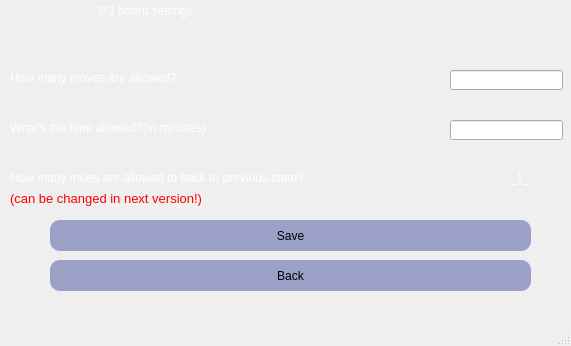
<?xml version="1.0" encoding="UTF-8"?>
<ui version="4.0">
 <class>three</class>
 <widget class="QMainWindow" name="three">
  <property name="geometry">
   <rect>
    <x>0</x>
    <y>0</y>
    <width>571</width>
    <height>346</height>
   </rect>
  </property>
  <property name="windowTitle">
   <string>MainWindow</string>
  </property>
  <property name="styleSheet">
   <string notr="true">background-color: #0a0e1a;

QLabel
{
   font: 17pt &quot;Cooper Black&quot;;
   color : rgb(255, 255, 255);
}

QPushButton
{
font: 11pt &quot;Calibri Light&quot;;
background-color : #9aa0c6;
color : rgb(0, 0, 0);
padding : 5px;
border-radius : 10px;
}
QPushButton:hover
{
color : rgb(0, 0, 0);
background-color:rgb(255,255,255);

}

QLineEdit
{
	font: 19pt &quot;MV Boli&quot;;
}
Lable
{
   font: 40pt &quot;Viner Hand ITC&quot;;
}
</string>
  </property>
  <widget class="QWidget" name="centralwidget">
   <widget class="QLabel" name="label">
    <property name="geometry">
     <rect>
      <x>10</x>
      <y>-10</y>
      <width>551</width>
      <height>41</height>
     </rect>
    </property>
    <property name="styleSheet">
     <string notr="true">
font: 17pt &quot;Cooper Black&quot;;
color : rgb(255, 255, 255);</string>
    </property>
    <property name="text">
     <string>                          3*3 board settings</string>
    </property>
   </widget>
   <widget class="QLabel" name="label_2">
    <property name="geometry">
     <rect>
      <x>10</x>
      <y>70</y>
      <width>325</width>
      <height>16</height>
     </rect>
    </property>
    <property name="styleSheet">
     <string notr="true">
font: 13pt &quot;Cooper Black&quot;;
color : rgb(255, 255, 255);</string>
    </property>
    <property name="text">
     <string>How many moves are allowed?</string>
    </property>
   </widget>
   <widget class="QLabel" name="label_3">
    <property name="geometry">
     <rect>
      <x>10</x>
      <y>120</y>
      <width>325</width>
      <height>16</height>
     </rect>
    </property>
    <property name="styleSheet">
     <string notr="true">
font: 13pt &quot;Cooper Black&quot;;
color : rgb(255, 255, 255);</string>
    </property>
    <property name="text">
     <string>What's the time allowed?(in minutes)</string>
    </property>
   </widget>
   <widget class="QLabel" name="label_4">
    <property name="geometry">
     <rect>
      <x>10</x>
      <y>170</y>
      <width>481</width>
      <height>16</height>
     </rect>
    </property>
    <property name="styleSheet">
     <string notr="true">
font: 13pt &quot;Cooper Black&quot;;
color : rgb(255, 255, 255);</string>
    </property>
    <property name="text">
     <string>How many moes are allowed to back to previous state?</string>
    </property>
   </widget>
   <widget class="QLabel" name="label_5">
    <property name="geometry">
     <rect>
      <x>10</x>
      <y>190</y>
      <width>325</width>
      <height>16</height>
     </rect>
    </property>
    <property name="styleSheet">
     <string notr="true">font: 10pt;
color: rgb(255, 0, 0);
</string>
    </property>
    <property name="text">
     <string>(can be changed in next version!)</string>
    </property>
   </widget>
   <widget class="QLabel" name="label_6">
    <property name="geometry">
     <rect>
      <x>510</x>
      <y>170</y>
      <width>47</width>
      <height>16</height>
     </rect>
    </property>
    <property name="styleSheet">
     <string notr="true">
font: 13pt &quot;Cooper Black&quot;;
color : rgb(255, 255, 255);</string>
    </property>
    <property name="text">
     <string>_1_</string>
    </property>
   </widget>
   <widget class="QLineEdit" name="move">
    <property name="geometry">
     <rect>
      <x>450</x>
      <y>70</y>
      <width>113</width>
      <height>20</height>
     </rect>
    </property>
    <property name="styleSheet">
     <string notr="true">
color : rgb(255, 255, 255);
font: 19pt &quot;MV Boli&quot;;</string>
    </property>
   </widget>
   <widget class="QLineEdit" name="time">
    <property name="geometry">
     <rect>
      <x>450</x>
      <y>120</y>
      <width>113</width>
      <height>20</height>
     </rect>
    </property>
    <property name="styleSheet">
     <string notr="true">
color : rgb(255, 255, 255);
font: 19pt &quot;MV Boli&quot;;</string>
    </property>
   </widget>
   <widget class="QPushButton" name="save">
    <property name="geometry">
     <rect>
      <x>50</x>
      <y>220</y>
      <width>481</width>
      <height>31</height>
     </rect>
    </property>
    <property name="styleSheet">
     <string notr="true">QPushButton
{
font: 11pt &quot;Calibri Light&quot;;
background-color : #9aa0c6;
color : rgb(0, 0, 0);
padding : 5px;
border-radius : 10px;
}
QPushButton:hover
{
color : rgb(0, 0, 0);
background-color:rgb(255,255,255);

}
</string>
    </property>
    <property name="text">
     <string>Save</string>
    </property>
   </widget>
   <widget class="QPushButton" name="back">
    <property name="geometry">
     <rect>
      <x>50</x>
      <y>260</y>
      <width>481</width>
      <height>31</height>
     </rect>
    </property>
    <property name="styleSheet">
     <string notr="true">QPushButton
{
font: 11pt &quot;Calibri Light&quot;;
background-color : #9aa0c6;
color : rgb(0, 0, 0);
padding : 5px;
border-radius : 10px;
}
QPushButton:hover
{
color : rgb(0, 0, 0);
background-color:rgb(255,255,255);

}
</string>
    </property>
    <property name="text">
     <string>Back</string>
    </property>
   </widget>
   <widget class="QLabel" name="invalid_label">
    <property name="geometry">
     <rect>
      <x>290</x>
      <y>40</y>
      <width>271</width>
      <height>16</height>
     </rect>
    </property>
    <property name="styleSheet">
     <string notr="true">font: 10pt;
color: rgb(255, 0, 0);
</string>
    </property>
    <property name="text">
     <string/>
    </property>
   </widget>
  </widget>
  <widget class="QMenuBar" name="menubar">
   <property name="geometry">
    <rect>
     <x>0</x>
     <y>0</y>
     <width>571</width>
     <height>21</height>
    </rect>
   </property>
  </widget>
  <widget class="QStatusBar" name="statusbar"/>
 </widget>
 <resources/>
 <connections/>
</ui>
